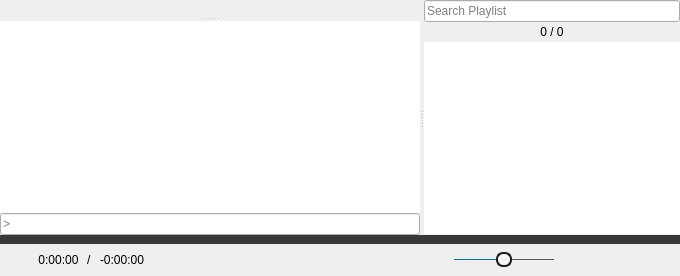
  <widget class="QWidget" name="centralwidget">
   <layout class="QVBoxLayout" name="verticalLayout_2">
    <property name="spacing">
     <number>0</number>
    </property>
    <property name="leftMargin">
     <number>0</number>
    </property>
    <property name="topMargin">
     <number>0</number>
    </property>
    <property name="rightMargin">
     <number>0</number>
    </property>
    <property name="bottomMargin">
     <number>0</number>
    </property>
    <item>
     <widget class="CustomSplitter" name="splitter">
      <property name="orientation">
       <enum>Qt::Horizontal</enum>
      </property>
      <widget class="QSplitter" name="videoSplitter">
       <property name="sizePolicy">
        <sizepolicy hsizetype="Preferred" vsizetype="Expanding">
         <horstretch>1</horstretch>
         <verstretch>0</verstretch>
        </sizepolicy>
       </property>
       <property name="orientation">
        <enum>Qt::Vertical</enum>
       </property>
       <widget class="QFrame" name="mpvFrame">
        <property name="sizePolicy">
         <sizepolicy hsizetype="Preferred" vsizetype="Preferred">
          <horstretch>0</horstretch>
          <verstretch>1</verstretch>
         </sizepolicy>
        </property>
        <property name="mouseTracking">
         <bool>true</bool>
        </property>
        <property name="focusPolicy">
         <enum>Qt::NoFocus</enum>
        </property>
       </widget>
       <widget class="QWidget" name="verticalWidget" native="true">
        <layout class="QVBoxLayout" name="verticalLayout">
         <property name="spacing">
          <number>0</number>
         </property>
         <property name="leftMargin">
          <number>0</number>
         </property>
         <property name="topMargin">
          <number>0</number>
         </property>
         <property name="rightMargin">
          <number>0</number>
         </property>
         <property name="bottomMargin">
          <number>0</number>
         </property>
         <item>
          <widget class="QPlainTextEdit" name="outputTextEdit">
           <property name="contextMenuPolicy">
            <enum>Qt::PreventContextMenu</enum>
           </property>
           <property name="acceptDrops">
            <bool>false</bool>
           </property>
           <property name="frameShape">
            <enum>QFrame::NoFrame</enum>
           </property>
           <property name="undoRedoEnabled">
            <bool>false</bool>
           </property>
           <property name="readOnly">
            <bool>true</bool>
           </property>
          </widget>
         </item>
         <item>
          <widget class="CustomLineEdit" name="inputLineEdit">
           <property name="mouseTracking">
            <bool>false</bool>
           </property>
           <property name="focusPolicy">
            <enum>Qt::ClickFocus</enum>
           </property>
           <property name="placeholderText">
            <string>&gt;</string>
           </property>
           <property name="clearButtonEnabled">
            <bool>true</bool>
           </property>
          </widget>
         </item>
        </layout>
       </widget>
      </widget>
      <widget class="QWidget" name="playlistLayoutWidget" native="true">
       <property name="sizePolicy">
        <sizepolicy hsizetype="Preferred" vsizetype="Preferred">
         <horstretch>0</horstretch>
         <verstretch>0</verstretch>
        </sizepolicy>
       </property>
       <layout class="QVBoxLayout" name="playlistLayout">
        <property name="spacing">
         <number>0</number>
        </property>
        <property name="leftMargin">
         <number>0</number>
        </property>
        <property name="topMargin">
         <number>0</number>
        </property>
        <property name="rightMargin">
         <number>0</number>
        </property>
        <property name="bottomMargin">
         <number>1</number>
        </property>
        <item>
         <widget class="QLineEdit" name="searchBox">
          <property name="mouseTracking">
           <bool>false</bool>
          </property>
          <property name="focusPolicy">
           <enum>Qt::ClickFocus</enum>
          </property>
          <property name="placeholderText">
           <string>Search Playlist</string>
          </property>
          <property name="clearButtonEnabled">
           <bool>true</bool>
          </property>
         </widget>
        </item>
        <item>
         <widget class="QWidget" name="playlistControlLayout" native="true">
          <layout class="QHBoxLayout" name="horizontalLayout">
           <property name="spacing">
            <number>2</number>
           </property>
           <property name="leftMargin">
            <number>0</number>
           </property>
           <property name="topMargin">
            <number>0</number>
           </property>
           <property name="rightMargin">
            <number>0</number>
           </property>
           <property name="bottomMargin">
            <number>0</number>
           </property>
           <item>
            <widget class="QPushButton" name="currentFileButton">
             <property name="cursor">
              <cursorShape>PointingHandCursor</cursorShape>
             </property>
             <property name="focusPolicy">
              <enum>Qt::NoFocus</enum>
             </property>
             <property name="toolTip">
              <string>Select the Current File</string>
             </property>
             <property name="styleSheet">
              <string notr="true">QPushButton {
	padding: 2px;
	margin: 1px;
}
QPushButton:flat {
    border: none; /* no border for a flat push button */
}
QPushButton:flat:pressed {
	background: #383838;
	border-radius: 2px;
}</string>
             </property>
             <property name="icon">
              <iconset resource="../resources.qrc">
               <normaloff>:/images/select_current.svg</normaloff>:/images/select_current.svg</iconset>
             </property>
             <property name="iconSize">
              <size>
               <width>12</width>
               <height>12</height>
              </size>
             </property>
             <property name="flat">
              <bool>true</bool>
             </property>
            </widget>
           </item>
           <item>
            <spacer name="horizontalSpacer_2">
             <property name="orientation">
              <enum>Qt::Horizontal</enum>
             </property>
             <property name="sizeHint" stdset="0">
              <size>
               <width>40</width>
               <height>20</height>
              </size>
             </property>
            </spacer>
           </item>
           <item>
            <widget class="CustomLabel" name="indexLabel">
             <property name="cursor">
              <cursorShape>PointingHandCursor</cursorShape>
             </property>
             <property name="toolTip">
              <string>Click to play a specific file by index</string>
             </property>
             <property name="text">
              <string>0 / 0</string>
             </property>
             <property name="alignment">
              <set>Qt::AlignCenter</set>
             </property>
             <property name="margin">
              <number>4</number>
             </property>
            </widget>
           </item>
           <item>
            <spacer name="horizontalSpacer_6">
             <property name="orientation">
              <enum>Qt::Horizontal</enum>
             </property>
             <property name="sizeHint" stdset="0">
              <size>
               <width>40</width>
               <height>20</height>
              </size>
             </property>
            </spacer>
           </item>
           <item>
            <widget class="QPushButton" name="refreshButton">
             <property name="cursor">
              <cursorShape>PointingHandCursor</cursorShape>
             </property>
             <property name="focusPolicy">
              <enum>Qt::NoFocus</enum>
             </property>
             <property name="toolTip">
              <string>Refresh Playlist</string>
             </property>
             <property name="styleSheet">
              <string notr="true">QPushButton {
	padding: 2px;
	margin: 1px;
}
QPushButton:flat {
    border: none; /* no border for a flat push button */
}
QPushButton:flat:pressed {
	background: #383838;
	border-radius: 2px;
}</string>
             </property>
             <property name="icon">
              <iconset resource="../resources.qrc">
               <normaloff>:/images/refresh_view.svg</normaloff>:/images/refresh_view.svg</iconset>
             </property>
             <property name="iconSize">
              <size>
               <width>12</width>
               <height>12</height>
              </size>
             </property>
             <property name="flat">
              <bool>true</bool>
             </property>
            </widget>
           </item>
          </layout>
         </widget>
        </item>
        <item>
         <widget class="PlaylistWidget" name="playlistWidget">
          <property name="focusPolicy">
           <enum>Qt::ClickFocus</enum>
          </property>
          <property name="contextMenuPolicy">
           <enum>Qt::DefaultContextMenu</enum>
          </property>
          <property name="frameShape">
           <enum>QFrame::NoFrame</enum>
          </property>
          <property name="dragDropMode">
           <enum>QAbstractItemView::InternalMove</enum>
          </property>
         </widget>
        </item>
       </layout>
      </widget>
     </widget>
    </item>
    <item>
     <widget class="SeekBar" name="seekBar">
      <property name="enabled">
       <bool>false</bool>
      </property>
      <property name="sizePolicy">
       <sizepolicy hsizetype="Expanding" vsizetype="Fixed">
        <horstretch>0</horstretch>
        <verstretch>0</verstretch>
       </sizepolicy>
      </property>
      <property name="cursor">
       <cursorShape>PointingHandCursor</cursorShape>
      </property>
      <property name="focusPolicy">
       <enum>Qt::NoFocus</enum>
      </property>
      <property name="styleSheet">
       <string notr="true">QSlider {
	height: 9px;
}
QSlider::handle:horizontal:disabled,
QSlider::sub-page:horizontal:disabled {
	background: #383838;
}
QSlider::handle:horizontal {
	/* handle color */
	background: #008098;
	width: 9px;
	border-radius: 4px;
}
QSlider::groove:horizontal {
	/* the non-progressed color */
	background: #383838;
}
QSlider::sub-page:horizontal {
	/* the progress color */
	background: #008098;
}</string>
      </property>
      <property name="maximum">
       <number>1000000</number>
      </property>
      <property name="orientation">
       <enum>Qt::Horizontal</enum>
      </property>
     </widget>
    </item>
    <item>
     <widget class="QWidget" name="playbackLayoutWidget" native="true">
      <property name="sizePolicy">
       <sizepolicy hsizetype="Preferred" vsizetype="Fixed">
        <horstretch>0</horstretch>
        <verstretch>0</verstretch>
       </sizepolicy>
      </property>
      <layout class="QHBoxLayout" name="horizontalLayout_3">
       <property name="spacing">
        <number>8</number>
       </property>
       <property name="leftMargin">
        <number>14</number>
       </property>
       <property name="topMargin">
        <number>5</number>
       </property>
       <property name="rightMargin">
        <number>14</number>
       </property>
       <property name="bottomMargin">
        <number>5</number>
       </property>
       <item>
        <widget class="QWidget" name="timeLayoutWidget" native="true">
         <property name="minimumSize">
          <size>
           <width>200</width>
           <height>0</height>
          </size>
         </property>
         <property name="maximumSize">
          <size>
           <width>200</width>
           <height>16777215</height>
          </size>
         </property>
         <layout class="QHBoxLayout" name="horizontalLayout_4">
          <property name="spacing">
           <number>8</number>
          </property>
          <property name="leftMargin">
           <number>0</number>
          </property>
          <property name="topMargin">
           <number>0</number>
          </property>
          <property name="rightMargin">
           <number>0</number>
          </property>
          <property name="bottomMargin">
           <number>0</number>
          </property>
          <item>
           <widget class="OpenButton" name="openButton">
            <property name="sizePolicy">
             <sizepolicy hsizetype="Fixed" vsizetype="Fixed">
              <horstretch>0</horstretch>
              <verstretch>0</verstretch>
             </sizepolicy>
            </property>
            <property name="maximumSize">
             <size>
              <width>16</width>
              <height>16</height>
             </size>
            </property>
            <property name="cursor">
             <cursorShape>PointingHandCursor</cursorShape>
            </property>
            <property name="focusPolicy">
             <enum>Qt::NoFocus</enum>
            </property>
            <property name="toolTip">
             <string>&lt;html&gt;&lt;head/&gt;&lt;body&gt;&lt;p&gt;Left Click to Open File&lt;br&gt;Mouse Wheel Click to Jump&lt;br&gt;Right Click to Open URL&lt;/p&gt;&lt;/body&gt;&lt;/html&gt;</string>
            </property>
            <property name="icon">
             <iconset resource="../resources.qrc">
              <normaloff>:/images/default_open.svg</normaloff>:/images/default_open.svg</iconset>
            </property>
            <property name="iconSize">
             <size>
              <width>16</width>
              <height>16</height>
             </size>
            </property>
            <property name="flat">
             <bool>true</bool>
            </property>
           </widget>
          </item>
          <item>
           <widget class="QLabel" name="durationLabel">
            <property name="sizePolicy">
             <sizepolicy hsizetype="Preferred" vsizetype="Fixed">
              <horstretch>0</horstretch>
              <verstretch>0</verstretch>
             </sizepolicy>
            </property>
            <property name="text">
             <string>0:00:00</string>
            </property>
            <property name="alignment">
             <set>Qt::AlignCenter</set>
            </property>
           </widget>
          </item>
          <item>
           <widget class="QLabel" name="seperatorLabel">
            <property name="text">
             <string>/</string>
            </property>
           </widget>
          </item>
          <item>
           <widget class="QLabel" name="remainingLabel">
            <property name="sizePolicy">
             <sizepolicy hsizetype="Preferred" vsizetype="Fixed">
              <horstretch>0</horstretch>
              <verstretch>0</verstretch>
             </sizepolicy>
            </property>
            <property name="cursor">
             <cursorShape>PointingHandCursor</cursorShape>
            </property>
            <property name="toolTip">
             <string>Click to change between total and remaining time</string>
            </property>
            <property name="text">
             <string>-0:00:00</string>
            </property>
            <property name="alignment">
             <set>Qt::AlignCenter</set>
            </property>
           </widget>
          </item>
          <item>
           <spacer name="horizontalSpacer">
            <property name="orientation">
             <enum>Qt::Horizontal</enum>
            </property>
            <property name="sizeHint" stdset="0">
             <size>
              <width>0</width>
              <height>0</height>
             </size>
            </property>
           </spacer>
          </item>
         </layout>
        </widget>
       </item>
       <item>
        <spacer name="horizontalSpacer_4">
         <property name="orientation">
          <enum>Qt::Horizontal</enum>
         </property>
         <property name="sizeHint" stdset="0">
          <size>
           <width>40</width>
           <height>20</height>
          </size>
         </property>
        </spacer>
       </item>
       <item>
        <layout class="QHBoxLayout" name="horizontalLayout_2">
         <property name="spacing">
          <number>18</number>
         </property>
         <item>
          <widget class="QPushButton" name="rewindButton">
           <property name="enabled">
            <bool>false</bool>
           </property>
           <property name="sizePolicy">
            <sizepolicy hsizetype="Fixed" vsizetype="Fixed">
             <horstretch>0</horstretch>
             <verstretch>0</verstretch>
            </sizepolicy>
           </property>
           <property name="maximumSize">
            <size>
             <width>16</width>
             <height>16</height>
            </size>
           </property>
           <property name="cursor">
            <cursorShape>PointingHandCursor</cursorShape>
           </property>
           <property name="focusPolicy">
            <enum>Qt::NoFocus</enum>
           </property>
           <property name="icon">
            <iconset resource="../resources.qrc">
             <normaloff>:/images/default_reverse.svg</normaloff>
             <disabledoff>:/images/disabled_reverse.svg</disabledoff>
             <disabledon>:/images/disabled_reverse.svg</disabledon>:/images/default_reverse.svg</iconset>
           </property>
           <property name="iconSize">
            <size>
             <width>14</width>
             <height>16</height>
            </size>
           </property>
           <property name="flat">
            <bool>true</bool>
           </property>
          </widget>
         </item>
         <item>
          <widget class="IndexButton" name="previousButton">
           <property name="enabled">
            <bool>false</bool>
           </property>
           <property name="sizePolicy">
            <sizepolicy hsizetype="Fixed" vsizetype="Fixed">
             <horstretch>0</horstretch>
             <verstretch>0</verstretch>
            </sizepolicy>
           </property>
           <property name="maximumSize">
            <size>
             <width>18</width>
             <height>16</height>
            </size>
           </property>
           <property name="cursor">
            <cursorShape>PointingHandCursor</cursorShape>
           </property>
           <property name="focusPolicy">
            <enum>Qt::NoFocus</enum>
           </property>
           <property name="icon">
            <iconset resource="../resources.qrc">
             <normaloff>:/images/default_previous.svg</normaloff>
             <disabledoff>:/images/disabled_previous.svg</disabledoff>
             <disabledon>:/images/disabled_previous.svg</disabledon>:/images/default_previous.svg</iconset>
           </property>
           <property name="iconSize">
            <size>
             <width>18</width>
             <height>16</height>
            </size>
           </property>
           <property name="flat">
            <bool>true</bool>
           </property>
          </widget>
         </item>
         <item>
          <widget class="QPushButton" name="playButton">
           <property name="enabled">
            <bool>false</bool>
           </property>
           <property name="sizePolicy">
            <sizepolicy hsizetype="Fixed" vsizetype="Fixed">
             <horstretch>0</horstretch>
             <verstretch>0</verstretch>
            </sizepolicy>
           </property>
           <property name="maximumSize">
            <size>
             <width>34</width>
             <height>34</height>
            </size>
           </property>
           <property name="cursor">
            <cursorShape>PointingHandCursor</cursorShape>
           </property>
           <property name="focusPolicy">
            <enum>Qt::NoFocus</enum>
           </property>
           <property name="icon">
            <iconset resource="../resources.qrc">
             <normaloff>:/images/default_play.svg</normaloff>
             <disabledoff>:/images/disabled_play.svg</disabledoff>
             <disabledon>:/images/disabled_play.svg</disabledon>:/images/default_play.svg</iconset>
           </property>
           <property name="iconSize">
            <size>
             <width>34</width>
             <height>34</height>
            </size>
           </property>
           <property name="flat">
            <bool>true</bool>
           </property>
          </widget>
         </item>
         <item>
          <widget class="IndexButton" name="nextButton">
           <property name="enabled">
            <bool>false</bool>
           </property>
           <property name="sizePolicy">
            <sizepolicy hsizetype="Fixed" vsizetype="Fixed">
             <horstretch>0</horstretch>
             <verstretch>0</verstretch>
            </sizepolicy>
           </property>
           <property name="maximumSize">
            <size>
             <width>18</width>
             <height>16</height>
            </size>
           </property>
           <property name="cursor">
            <cursorShape>PointingHandCursor</cursorShape>
           </property>
           <property name="focusPolicy">
            <enum>Qt::NoFocus</enum>
           </property>
           <property name="icon">
            <iconset resource="../resources.qrc">
             <normaloff>:/images/default_next.svg</normaloff>
             <disabledoff>:/images/disabled_next.svg</disabledoff>
             <disabledon>:/images/disabled_next.svg</disabledon>:/images/default_next.svg</iconset>
           </property>
           <property name="iconSize">
            <size>
             <width>18</width>
             <height>16</height>
            </size>
           </property>
           <property name="flat">
            <bool>true</bool>
           </property>
          </widget>
         </item>
         <item>
          <widget class="QPushButton" name="muteButton">
           <property name="sizePolicy">
            <sizepolicy hsizetype="Fixed" vsizetype="Fixed">
             <horstretch>0</horstretch>
             <verstretch>0</verstretch>
            </sizepolicy>
           </property>
           <property name="maximumSize">
            <size>
             <width>16</width>
             <height>16</height>
            </size>
           </property>
           <property name="cursor">
            <cursorShape>PointingHandCursor</cursorShape>
           </property>
           <property name="focusPolicy">
            <enum>Qt::NoFocus</enum>
           </property>
           <property name="icon">
            <iconset resource="../resources.qrc">
             <normaloff>:/images/default_unmute.svg</normaloff>:/images/default_unmute.svg</iconset>
           </property>
           <property name="iconSize">
            <size>
             <width>16</width>
             <height>16</height>
            </size>
           </property>
           <property name="flat">
            <bool>true</bool>
           </property>
          </widget>
         </item>
         <item>
          <widget class="CustomSlider" name="volumeSlider">
           <property name="sizePolicy">
            <sizepolicy hsizetype="Fixed" vsizetype="Fixed">
             <horstretch>0</horstretch>
             <verstretch>0</verstretch>
            </sizepolicy>
           </property>
           <property name="minimumSize">
            <size>
             <width>100</width>
             <height>0</height>
            </size>
           </property>
           <property name="focusPolicy">
            <enum>Qt::NoFocus</enum>
           </property>
           <property name="styleSheet">
            <string notr="true">QSlider::groove:horizontal {
	background: #5A5A5A;
	height: 1px;
}
QSlider::sub-page:horizontal {
	background: #008098;
}
QSlider::handle:horizontal {
	background: whitesmoke;
	border: 2px solid #1A1A1A;
	border-radius: 7px;
	margin: -7px 0;
	width: 12px;
}</string>
           </property>
           <property name="maximum">
            <number>100</number>
           </property>
           <property name="pageStep">
            <number>5</number>
           </property>
           <property name="value">
            <number>50</number>
           </property>
           <property name="tracking">
            <bool>true</bool>
           </property>
           <property name="orientation">
            <enum>Qt::Horizontal</enum>
           </property>
          </widget>
         </item>
         <item>
          <spacer name="horizontalSpacer_5">
           <property name="orientation">
            <enum>Qt::Horizontal</enum>
           </property>
           <property name="sizeType">
            <enum>QSizePolicy::Fixed</enum>
           </property>
           <property name="sizeHint" stdset="0">
            <size>
             <width>48</width>
             <height>20</height>
            </size>
           </property>
          </spacer>
         </item>
        </layout>
       </item>
       <item>
        <spacer name="horizontalSpacer_3">
         <property name="orientation">
          <enum>Qt::Horizontal</enum>
         </property>
         <property name="sizeHint" stdset="0">
          <size>
           <width>40</width>
           <height>20</height>
          </size>
         </property>
        </spacer>
       </item>
       <item>
        <widget class="QPushButton" name="playlistButton">
         <property name="enabled">
          <bool>false</bool>
         </property>
         <property name="sizePolicy">
          <sizepolicy hsizetype="Fixed" vsizetype="Fixed">
           <horstretch>0</horstretch>
           <verstretch>0</verstretch>
          </sizepolicy>
         </property>
         <property name="maximumSize">
          <size>
           <width>16</width>
           <height>16</height>
          </size>
         </property>
         <property name="cursor">
          <cursorShape>PointingHandCursor</cursorShape>
         </property>
         <property name="focusPolicy">
          <enum>Qt::NoFocus</enum>
         </property>
         <property name="icon">
          <iconset resource="../resources.qrc">
           <normaloff>:/images/default_playlist.svg</normaloff>
           <disabledoff>:/images/disabled_playlist.svg</disabledoff>
           <disabledon>:/images/disabled_playlist.svg</disabledon>:/images/default_playlist.svg</iconset>
         </property>
         <property name="iconSize">
          <size>
           <width>16</width>
           <height>16</height>
          </size>
         </property>
         <property name="checked">
          <bool>false</bool>
         </property>
         <property name="flat">
          <bool>true</bool>
         </property>
        </widget>
       </item>
      </layout>
     </widget>
    </item>
   </layout>
   <zorder>splitter</zorder>
   <zorder>playbackLayoutWidget</zorder>
   <zorder>seekBar</zorder>
  </widget>
